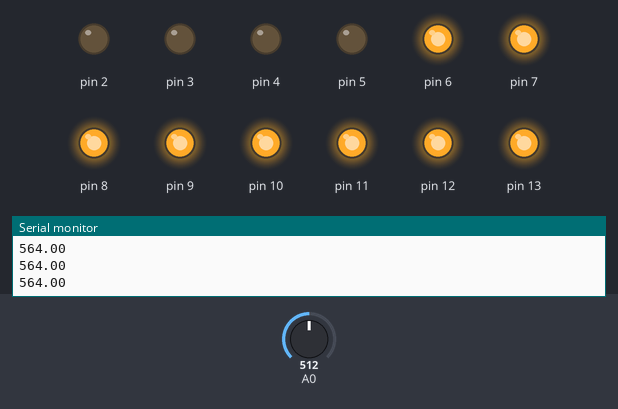
This sketch was run on a simulated Arduino Uno, built with avr-gcc and run on an emulated ATmega328P. Parts: output pins drawn as LEDs (lit = HIGH), the last lines printed to the serial monitor. The inputs (shaded band) are chosen by the test bench; at power-on: A0 = 512.

Above: at 1.2 s.
1.3 s: A0 set to 523
At 2.5 s:
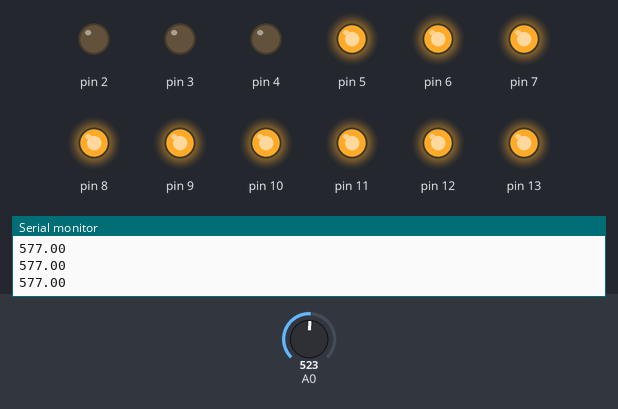
2.8 s: A0 set to 614
4.3 s: A0 set to 647
At 5.1 s:
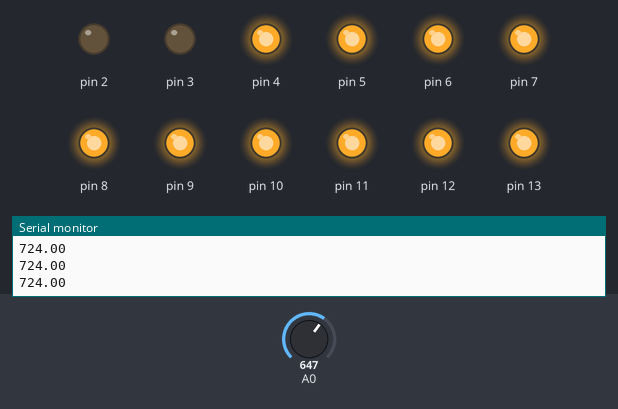
5.8 s: A0 set to 765
7.3 s: A0 set to 786
At 8.4 s:
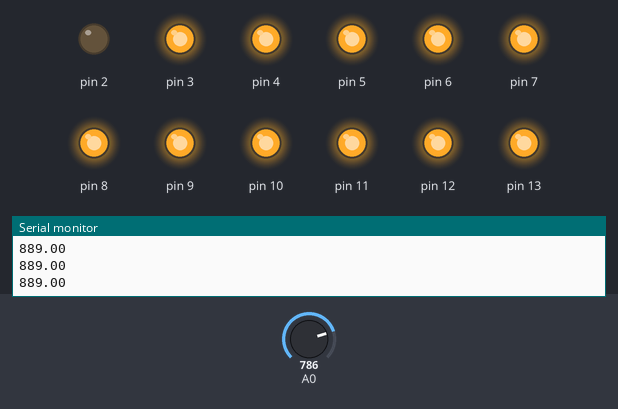
8.8 s: A0 set to 716
At 9.5 s:
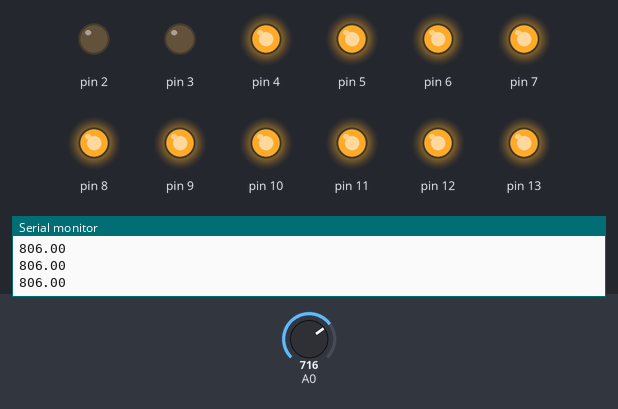
Timing chart, 0 to 11.3 s (numbered marks = the images above; inputs shaded):
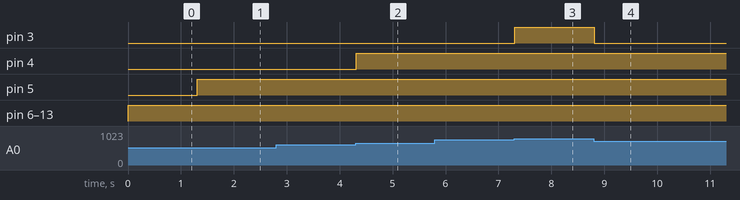

Measured:
- the behaviour switches between 512 and 513 on A0 (found by bisection; images 0 and 1)
- the behaviour switches between 630 and 631 on A0 (found by bisection; images 1 and 2)
- the behaviour switches between 774 and 775 on A0 (found by bisection; images 2 and 3)
- after the input at 1.3 s, pin 5: LOW → HIGH at once
- after the input at 4.3 s, pin 4: LOW → HIGH at once
- after the input at 7.3 s, pin 3: LOW → HIGH at once
- after the input at 8.8 s, pin 3: HIGH → LOW at once

The sketch:

tesla4col.ino
```cpp
float val=0,x=0;

void setup() {
  // put your setup code here, to run once:
pinMode(2,OUTPUT);
  pinMode(3,OUTPUT);
  pinMode(4,OUTPUT);
  pinMode(5,OUTPUT);
  pinMode(6,OUTPUT);
  pinMode(7,OUTPUT);
  pinMode(8,OUTPUT);
  pinMode(9,OUTPUT);
  pinMode(10,OUTPUT);
  pinMode(11,OUTPUT);
  pinMode(12,OUTPUT);
  pinMode(13,OUTPUT);
 pinMode(A0,INPUT);
Serial.begin(9600);

}
void func1()
{
  digitalWrite(2,HIGH);
  digitalWrite(3,HIGH);
  digitalWrite(4,HIGH);
  digitalWrite(5,HIGH);
  digitalWrite(6,HIGH);
  digitalWrite(7,HIGH);
  digitalWrite(8,HIGH);
  digitalWrite(9,HIGH);
  digitalWrite(10,HIGH);
  digitalWrite(11,HIGH);
  digitalWrite(12,HIGH);
  digitalWrite(13,HIGH);
delay(3000);
delay(3290);
digitalWrite(2,LOW);
delay(470);
digitalWrite(3,LOW);
delay(470);
digitalWrite(4,LOW);
delay(470);
digitalWrite(5,LOW);
delay(470);
digitalWrite(6,LOW);
delay(470);
digitalWrite(7,LOW);
delay(470);
digitalWrite(8,LOW);
delay(470);
digitalWrite(9,LOW);
delay(470);
digitalWrite(10,LOW);
delay(470);
digitalWrite(11,LOW);
delay(470);
digitalWrite(12,LOW);
delay(470);
digitalWrite(13,LOW);
delay(470);
digitalWrite(13,HIGH);
delay(470);
digitalWrite(12,HIGH);
delay(470);
digitalWrite(11,HIGH);
delay(470);
digitalWrite(10,HIGH);
delay(470);
digitalWrite(9,HIGH);
delay(470);
digitalWrite(8,HIGH);
delay(470);
digitalWrite(7,HIGH);
delay(470);
digitalWrite(6,HIGH);
delay(470);
digitalWrite(5,HIGH);
delay(470);
delay(470);
delay(3000);
  digitalWrite(2,LOW);
  digitalWrite(3,LOW);
  digitalWrite(4,LOW);
  digitalWrite(5,LOW);
  digitalWrite(6,LOW);
  digitalWrite(7,LOW);
  digitalWrite(8,LOW);
  digitalWrite(9,LOW);
  digitalWrite(10,LOW);
  digitalWrite(11,LOW);
  digitalWrite(12,LOW);
  digitalWrite(13,LOW);

}
void electrical()
{
  digitalWrite(6,HIGH);
  digitalWrite(8,HIGH);
  digitalWrite(10,HIGH);
  delay(870);
  digitalWrite(6,LOW);
  digitalWrite(8,LOW);
  digitalWrite(10,LOW);
  digitalWrite(9,HIGH);
  digitalWrite(11,HIGH);
  digitalWrite(13,HIGH);
  delay(870);
  digitalWrite(9,LOW);
  digitalWrite(11,LOW);
  digitalWrite(13,LOW);
  delay(870);
}
void raindrops1()
{
  delay(1000);
  digitalWrite(5,HIGH);
  delay(870);
  digitalWrite(6,HIGH);
  delay(870);
  digitalWrite(7,HIGH);
  digitalWrite(5,LOW);
  delay(870);
  digitalWrite(8,HIGH);
  digitalWrite(6,LOW);
  delay(870);
  digitalWrite(9,HIGH);
  digitalWrite(7,LOW);
  delay(870);
  digitalWrite(8,LOW);
  delay(870);
  digitalWrite(9,LOW);
  delay(140);
}


float music( float a)
{
  if(a>20.0)
   {
    digitalWrite(13,HIGH);
    if(a>=35.0)
    digitalWrite(12,HIGH);
    else
    digitalWrite(12,LOW);
    if(a>=55.0)
    digitalWrite(11,HIGH);
    else
    digitalWrite(11,LOW);
    if(a>=85.0)
    digitalWrite(10,HIGH);
    else
    digitalWrite(10,LOW);
    if(a>=155.0)
    digitalWrite(9,HIGH);
    else
    digitalWrite(9,LOW);
    if(a>=235.0)
    digitalWrite(8,HIGH);
    else
    digitalWrite(8,LOW);
    if(a>=315.0)
    digitalWrite(7,HIGH);
    else
    digitalWrite(7,LOW);
    if(a>=425.0)
    digitalWrite(6,HIGH);
    else
    digitalWrite(6,LOW);
    if(a>=565.0)
    digitalWrite(5,HIGH);
    else
    digitalWrite(5,LOW);
    if(a>=705.0)
    digitalWrite(4,HIGH);
    else
    digitalWrite(4,LOW);
    if(a>=875.0)
    digitalWrite(3,HIGH);
    else
    digitalWrite(3,LOW);
    if(a>=985.0)
    digitalWrite(2,HIGH);
    else
    digitalWrite(2,LOW);
   }

}
void loop() {
  // put your main code here, to run repeatedly:
  val =analogRead(A0);
  Serial.println(x);
  x=map(val,35,900,0,1024);
  if(x>20.0)
  {
    music(x);
  }
  //else
//func1();
//electrical();
//raindrops1();

}
```
